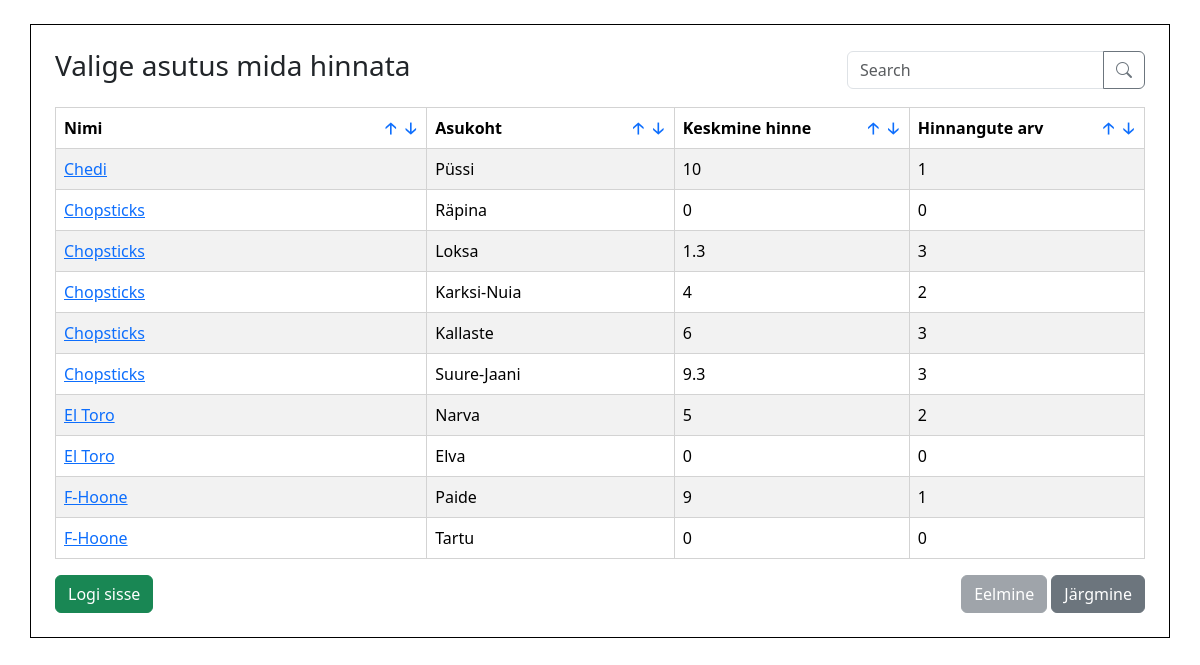
/KT/index.php, run on the app's committed database.
### tables this page shows
CREATE TABLE `kohad` (
  `id` int(255) NOT NULL,
  `nimi` varchar(255) NOT NULL,
  `asukoht` varchar(255) NOT NULL,
  `hinnekesk` float NOT NULL,
  `hinnearv` int(255) NOT NULL,
  `tyyp` varchar(255) NOT NULL
);

### KT/index.php (the view, shortened to what this page needs)
<?php
include ("C:/xampp/htdocs/php/KT/config.php");
?>
<!DOCTYPE html>
<html lang="et">
<head>
    <link href="https://cdn.jsdelivr.net/npm/bootstrap@5.3.2/dist/css/bootstrap.min.css" rel="stylesheet">
    <link rel="stylesheet" href="https://cdnjs.cloudflare.com/ajax/libs/bootstrap-icons/1.10.5/font/bootstrap-icons.min.css">
</head>
<body>
<div class="container mt-4" style="border: 1px solid black; padding: 1.5rem;">
        <div class="otsing">
            <h3>Valige asutus mida hinnata</h3>
            <form method="get" class="search-form">
                <div class="input-group">
                    <input type="text" class="form-control" name="otsi" id="otsi" placeholder="Search" aria-label="Search" value="<?php echo htmlspecialchars(isset($_GET['otsi']) ? $_GET['otsi'] : ''); ?>">
                    <button type="submit" class="btn btn-outline-secondary">
                        <i class="bi bi-search"></i>
                    </button>
                </div>
            </form>
        </div>
        <div class="table-responsive">
            <table class="table table-striped">
            <thead>
                    <tr>
                        <th style="width: 30%; position: relative; padding-right: 50px;">
                            Nimi
                            <a href="?sort=nimi&order=asc&otsi=<?php echo urlencode(isset($_GET['otsi']) ? $_GET['otsi'] : ''); ?>" style="position: absolute; right: 30px; text-decoration: none;">🡡</a>
                            <a href="?sort=nimi&order=desc&otsi=<?php echo urlencode(isset($_GET['otsi']) ? $_GET['otsi'] : ''); ?>" style="position: absolute; right: 10px; text-decoration: none;">🡣</a>
                        </th>
                        <th style="width: 20%; position: relative; padding-right: 50px;">
                            Asukoht
                            <a href="?sort=asukoht&order=asc&otsi=<?php echo urlencode(isset($_GET['otsi']) ? $_GET['otsi'] : ''); ?>" style="position: absolute; right: 30px; text-decoration: none;">🡡</a>
                            <a href="?sort=asukoht&order=desc&otsi=<?php echo urlencode(isset($_GET['otsi']) ? $_GET['otsi'] : ''); ?>" style="position: absolute; right: 10px; text-decoration: none;">🡣</a>
                        </th>
                        <th style="width: 19%; position: relative; padding-right: 50px;">
                            Keskmine hinne
                            <a href="?sort=hinnekesk&order=desc&otsi=<?php echo urlencode(isset($_GET['otsi']) ? $_GET['otsi'] : ''); ?>" style="position: absolute; right: 30px; text-decoration: none;">🡡</a>
                            <a href="?sort=hinnekesk&order=asc&otsi=<?php echo urlencode(isset($_GET['otsi']) ? $_GET['otsi'] : ''); ?>" style="position: absolute; right: 10px; text-decoration: none;">🡣</a>
                        </th>
                        <th style="width: 19%; position: relative; padding-right: 50px;">
                            Hinnangute arv
                            <a href="?sort=hinnearv&order=desc&otsi=<?php echo urlencode(isset($_GET['otsi']) ? $_GET['otsi'] : ''); ?>" style="position: absolute; right: 30px; text-decoration: none;">🡡</a>
                            <a href="?sort=hinnearv&order=asc&otsi=<?php echo urlencode(isset($_GET['otsi']) ? $_GET['otsi'] : ''); ?>" style="position: absolute; right: 10px; text-decoration: none;">🡣</a>
                        </th>
                    </tr>
                </thead>
                <tbody>
                    <?php
                    $lkarv = 10;
                    $lehekulg = isset($_GET['lehekulg']) ? (int)$_GET['lehekulg'] : 1;
                    $start = ($lehekulg - 1) * $lkarv;
                    $sort = isset($_GET['sort']) ? $_GET['sort'] : 'nimi';
                    $order = isset($_GET['order']) ? $_GET['order'] : 'asc';
                    $otsi = isset($_GET['otsi']) ? $uhendus->real_escape_string($_GET['otsi']) : '';
                    $sql_otsi = $otsi ? "WHERE nimi LIKE '%$otsi%'" : '';
                    $sql_count = "SELECT COUNT(*) as total FROM kohad $sql_otsi";
                    $count_result = $uhendus->query($sql_count);
                    $kokku_lk = $count_result->fetch_assoc()['total'];
                    $eel_lk = $lehekulg - 1;
                    $jarg_lk = $lehekulg + 1;
                    $sql_kohad = "SELECT * FROM kohad $sql_otsi ORDER BY $sort $order LIMIT $start, $lkarv";
                    $result = $uhendus->query($sql_kohad);
                    if ($result->num_rows > 0) {
                        while ($row = $result->fetch_assoc()) {
                            $id = $row['id'];
                            $HinnanguteArvQuery = "SELECT COUNT(*) as hinnearv FROM hinnangud WHERE koht_id = '$id'";
                            $HinnanguteResult = $uhendus->query($HinnanguteArvQuery);
                            $HinnanguteArv = $HinnanguteResult->fetch_assoc()['hinnearv'];
                            $keskmineHinneQuery = "SELECT AVG(hinnang) as hinnekesk FROM hinnangud WHERE koht_id = '$id'";
                            $keskmineHinneResult = $uhendus->query($keskmineHinneQuery);
                            $keskmineHinne = $keskmineHinneResult->fetch_assoc()['hinnekesk'];
                            ?>
                            <tr>
                                <td><a href="uus_hinnang.php?koht=<?php echo urlencode($id); ?>"><?php echo htmlspecialchars($row["nimi"]); ?></a></td>
                                <td><?php echo htmlspecialchars($row["asukoht"]); ?></td>
                                <td><?php echo round($keskmineHinne, 1); ?></td>
                                <td><?php echo $HinnanguteArv; ?></td>
                            </tr>
                            <?php
                        }
                    } else {
                        echo "<tr><td colspan='4'>Pole andmeid</td></tr>";
                    }
                    ?>
                </tbody>
            </table>
        </div>
        <a href="admin/login" class="btn btn-success">Logi sisse</a>
        <div style="float: right;">
            <a href='?<?php echo http_build_query(array_merge($_GET, ['lehekulg' => $eel_lk])); ?>' class="btn btn-secondary <?php echo $eel_lk > 0 ? '' : 'disabled'; ?>">Eelmine</a>
            <a href='?<?php echo http_build_query(array_merge($_GET, ['lehekulg' => $jarg_lk])); ?>' class="btn btn-secondary <?php echo ($start + $lkarv) < $kokku_lk ? '' : 'disabled'; ?>">Järgmine</a>
        </div>
        <br>
    </div>
</body>
</html>

### KT/index.php (style rules this page uses)
th, td { border: 1px solid lightgrey; padding: 0.75rem; text-align: left; }
.otsing { display: flex; justify-content: space-between; align-items: center; margin-bottom: 1rem; }

### data on the page
kohad: nimi "Chedi", asukoht "Püssi", keskmineHinne "10", HinnanguteArv "1"
kohad: nimi "Chopsticks", asukoht "Räpina", keskmineHinne "0", HinnanguteArv "0"
kohad: nimi "Chopsticks", asukoht "Loksa", keskmineHinne "1.3", HinnanguteArv "3"
kohad: nimi "Chopsticks", asukoht "Karksi-Nuia", keskmineHinne "4", HinnanguteArv "2"
kohad: nimi "Chopsticks", asukoht "Kallaste", keskmineHinne "6", HinnanguteArv "3"
kohad: nimi "Chopsticks", asukoht "Suure-Jaani", keskmineHinne "9.3", HinnanguteArv "3"
kohad: nimi "El Toro", asukoht "Narva", keskmineHinne "5", HinnanguteArv "2"
kohad: nimi "El Toro", asukoht "Elva", keskmineHinne "0", HinnanguteArv "0"
kohad: nimi "F-Hoone", asukoht "Paide", keskmineHinne "9", HinnanguteArv "1"
kohad: nimi "F-Hoone", asukoht "Tartu", keskmineHinne "0", HinnanguteArv "0"
